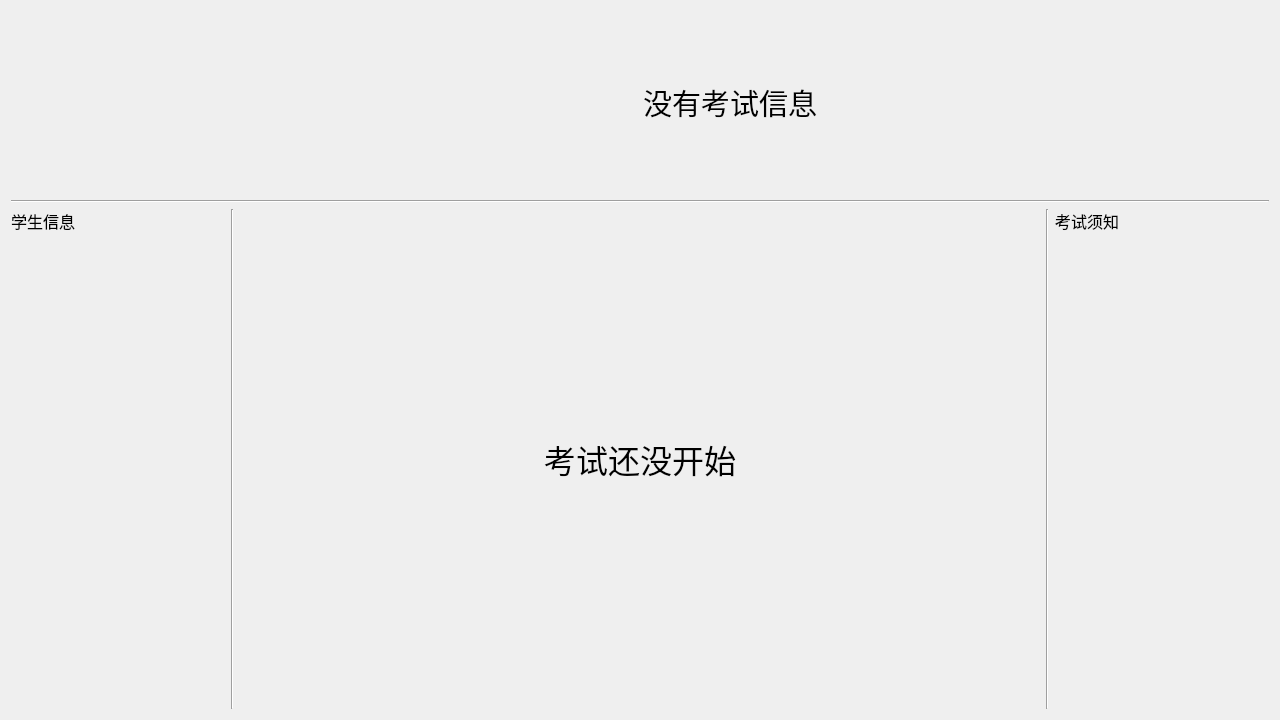
<?xml version="1.0" encoding="UTF-8"?>
<ui version="4.0">
 <class>mainframe</class>
 <widget class="QWidget" name="mainframe">
  <property name="geometry">
   <rect>
    <x>0</x>
    <y>0</y>
    <width>1280</width>
    <height>720</height>
   </rect>
  </property>
  <property name="minimumSize">
   <size>
    <width>0</width>
    <height>0</height>
   </size>
  </property>
  <property name="maximumSize">
   <size>
    <width>1280</width>
    <height>720</height>
   </size>
  </property>
  <property name="windowTitle">
   <string>mainframe</string>
  </property>
  <layout class="QGridLayout" name="gridLayout">
   <item row="1" column="0" colspan="5">
    <layout class="QHBoxLayout" name="horizontalLayout">
     <item>
      <widget class="QLabel" name="label_logo">
       <property name="midLineWidth">
        <number>0</number>
       </property>
       <property name="text">
        <string/>
       </property>
       <property name="pixmap">
        <pixmap resource="res.qrc">:/res/minilogo.png</pixmap>
       </property>
      </widget>
     </item>
     <item>
      <widget class="QLabel" name="label_papername">
       <property name="font">
        <font>
         <family>微软雅黑</family>
         <pointsize>22</pointsize>
        </font>
       </property>
       <property name="text">
        <string>没有考试信息</string>
       </property>
      </widget>
     </item>
    </layout>
   </item>
   <item row="3" column="0">
    <widget class="QLabel" name="label_userinfo">
     <property name="minimumSize">
      <size>
       <width>200</width>
       <height>0</height>
      </size>
     </property>
     <property name="font">
      <font>
       <family>微软雅黑</family>
       <pointsize>12</pointsize>
      </font>
     </property>
     <property name="text">
      <string>学生信息</string>
     </property>
     <property name="alignment">
      <set>Qt::AlignLeading|Qt::AlignLeft|Qt::AlignTop</set>
     </property>
    </widget>
   </item>
   <item row="3" column="1">
    <widget class="Line" name="line">
     <property name="orientation">
      <enum>Qt::Vertical</enum>
     </property>
    </widget>
   </item>
   <item row="3" column="2">
    <widget class="QStackedWidget" name="stackedWidget_main">
     <property name="minimumSize">
      <size>
       <width>800</width>
       <height>0</height>
      </size>
     </property>
     <property name="maximumSize">
      <size>
       <width>800</width>
       <height>500</height>
      </size>
     </property>
     <property name="midLineWidth">
      <number>0</number>
     </property>
     <property name="currentIndex">
      <number>0</number>
     </property>
     <widget class="QWidget" name="page_waiting">
      <layout class="QGridLayout" name="gridLayout_2">
       <item row="0" column="1">
        <widget class="QLabel" name="label_2">
         <property name="font">
          <font>
           <family>微软雅黑</family>
           <pointsize>24</pointsize>
          </font>
         </property>
         <property name="text">
          <string>考试还没开始</string>
         </property>
         <property name="alignment">
          <set>Qt::AlignCenter</set>
         </property>
        </widget>
       </item>
      </layout>
     </widget>
     <widget class="QWidget" name="page_1">
      <layout class="QGridLayout" name="gridLayout_3">
       <item row="0" column="0">
        <widget class="QLabel" name="label">
         <property name="font">
          <font>
           <family>微软雅黑</family>
           <pointsize>24</pointsize>
          </font>
         </property>
         <property name="text">
          <string>考试已经结束</string>
         </property>
         <property name="alignment">
          <set>Qt::AlignCenter</set>
         </property>
        </widget>
       </item>
      </layout>
     </widget>
    </widget>
   </item>
   <item row="3" column="3">
    <widget class="Line" name="line_2">
     <property name="orientation">
      <enum>Qt::Vertical</enum>
     </property>
    </widget>
   </item>
   <item row="3" column="4">
    <widget class="QLabel" name="label_message">
     <property name="minimumSize">
      <size>
       <width>200</width>
       <height>0</height>
      </size>
     </property>
     <property name="font">
      <font>
       <family>微软雅黑</family>
       <pointsize>12</pointsize>
      </font>
     </property>
     <property name="text">
      <string>考试须知</string>
     </property>
     <property name="alignment">
      <set>Qt::AlignLeading|Qt::AlignLeft|Qt::AlignTop</set>
     </property>
    </widget>
   </item>
   <item row="2" column="0" colspan="5">
    <widget class="Line" name="line_3">
     <property name="orientation">
      <enum>Qt::Horizontal</enum>
     </property>
    </widget>
   </item>
  </layout>
 </widget>
 <resources>
  <include location="res.qrc"/>
 </resources>
 <connections/>
</ui>
